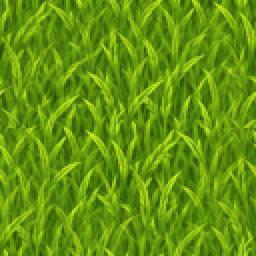
#> input picture scripts/terrain_modern/wheat_young.png, 128 x 128 px (shown 2 times larger)
$ python make_wheat_rows.py
#> lines starting #> are read from the running program, lines starting #| are printed output that depends on the picture
# The wheat sheet's growing stages (row 5: sprouts, young, green) are field
# fills laid over the tilled soil, so they follow its furrows: the same RIDGES
# ridges a tile, with the same wobble as make_furrows.py, so a sown field's
# rows run straight on across every tile.
#   cell (0,5) sprouts: seedlings standing along each ridge
#   cell (1,5) young:   a band of shoots along each ridge, soil between
#   cell (2,5) green:   nearly closed cover, a narrow gap along each trough
# Written into out_wheat.png (128px cells).
import math
import numpy as np
from PIL import Image, ImageDraw

N = 128
RIDGES = 4
SS = 4                                   # supersampling for the seedlings
young = np.asarray(Image.open('wheat_young.png').convert('RGB').resize((N, N), Image.LANCZOS), np.float32)
out = Image.open('out_wheat.png').convert('RGBA')
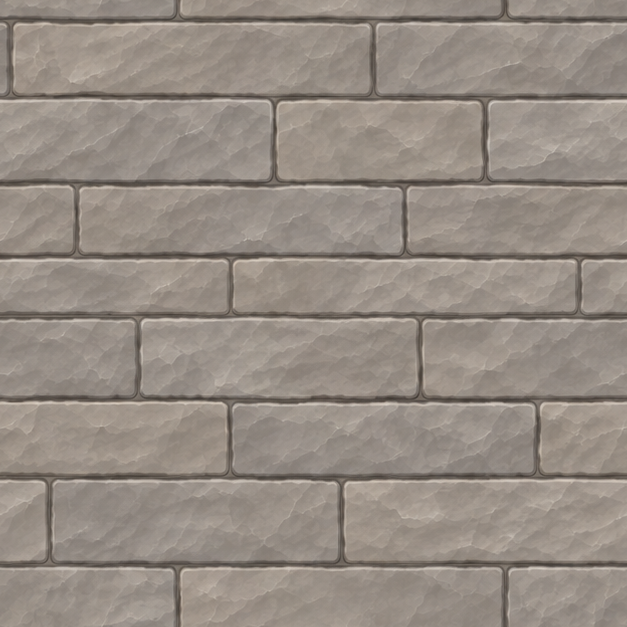
#> input picture scripts/terrain_modern/ashlar_tile.png, 627 x 627 px, given in place of out_wheat.png, which was not available


def wob(x):
    return 1.6 * math.sin(2 * math.pi * x / N) + 0.9 * math.sin(2 * math.pi * 2 * x / N + 1.3)


def ridge_y(k, x):
    # sin(2pi R (y + wob)/N) = 1  ->  y = N/(4R) + k N/R - wob
    return N / (4 * RIDGES) + k * N / RIDGES - wob(x)


def band(half):
    """Alpha of a band of the given half-width round every ridge (wrapping), soft-edged."""
#> called with half = 8.5
    y = np.arange(N)[:, None] + 0.5
    x = np.arange(N)[None, :] + 0.5
    w = 1.6 * np.sin(2 * np.pi * x / N) + 0.9 * np.sin(2 * np.pi * 2 * x / N + 1.3)
    ph = (y + w - N / (4 * RIDGES)) % (N / RIDGES)          # 0 at a ridge top
    d = np.minimum(ph, N / RIDGES - ph)                       # distance to the nearest ridge
    # a ragged edge from the leaves themselves: lighter leaf tips reach further
    lum = young.mean(2)
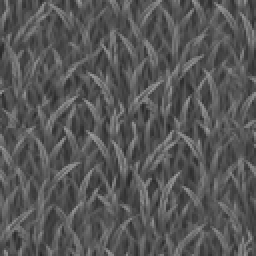
#> lum: shape (128, 128) float32 (shown 2 times larger); min 39.33, max 157, mean 87.1
    reach = half + 3.0 * (lum - lum.mean()) / (lum.std() + 1e-6)
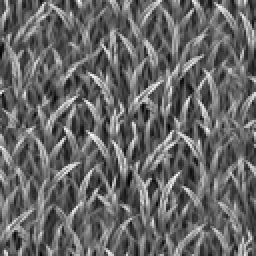
#> reach: shape (128, 128) float32 (shown 2 times larger); min 1.22, max 19.14, mean 8.5; drawn with min black and max white
    return np.clip((reach - d) / 1.5 + 0.5, 0, 1)


def cell_from(alpha):
    rgba = np.concatenate([young, (alpha * 255)[..., None]], axis=2)
    return Image.fromarray(np.clip(rgba, 0, 255).astype(np.uint8), 'RGBA')
#> returned value: PIL image 128x128 RGBA


# young: bands; green: nearly closed
out.paste(cell_from(band(8.5)), (N, 5 * N))
out.paste(cell_from(band(13.5)), (2 * N, 5 * N))

# sprouts: seedlings along each ridge, drawn at SS x and brought down smooth
big = Image.new('RGBA', (N * SS, N * SS), (0, 0, 0, 0))
#> big: PIL image 512x512 RGBA; every value is 0
d = ImageDraw.Draw(big)
greens = [(70, 128, 40), (96, 156, 48), (128, 182, 62), (150, 196, 74)]
for k in range(RIDGES):
    for j in range(8):
        h = ((k * 7 + j * 13) * 2654435761) % 1000 / 1000
        x0 = (j + 0.5) * N / 8 + (h - 0.5) * 6
        y0 = ridge_y(k, x0) + 1.5
        for b in range(4):
            ang = -math.pi / 2 + (b - 1.5) * 0.42 + (h - 0.5) * 0.3
            ln = 5.0 + 3.0 * ((h * 7 + b * 0.37) % 1)
            col = greens[(b + int(h * 4)) % 4]
            for ox in (-N, 0, N):                         # drawn wrapping round the tile
                for oy in (-N, 0, N):
                    xa, ya = (x0 + ox) * SS, (y0 + oy) * SS
                    xb, yb = xa + math.cos(ang) * ln * SS, ya + math.sin(ang) * ln * SS
                    d.line([(xa, ya), (xb, yb)], fill=col + (255,), width=int(1.4 * SS))
sprouts = big.resize((N, N), Image.LANCZOS)
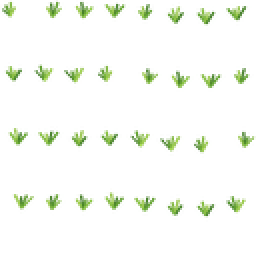
#> sprouts: PIL image 128x128 RGBA (shown 2 times larger); mean R, G, B, A 17.5, 26.6, 7.5, 14.1; transparent parts drawn white
out.paste(sprouts, (0, 5 * N))
out.save('out_wheat.png')
bg = Image.new('RGBA', (N * 3, N * 2), (116, 74, 51, 255))
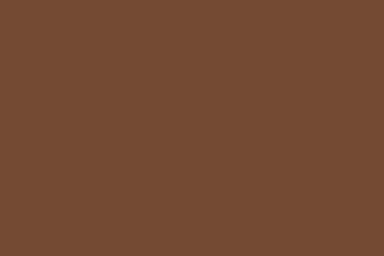
#> bg: PIL image 384x256 RGBA; mean R, G, B, A 116, 74, 51, 255
soil = Image.open('tilled.png').convert('RGBA').resize((N, N))
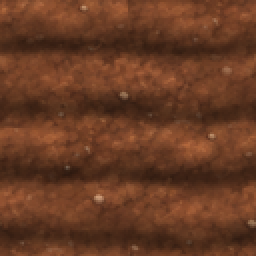
#> input picture scripts/terrain_modern/tilled.png, 128 x 128 px (shown 2 times larger)
for i in range(3):
    for yy in range(2):
        bg.paste(soil, (i * N, yy * N))
        bg.alpha_composite(out.crop((i * N, 5 * N, (i + 1) * N, 6 * N)), (i * N, yy * N))
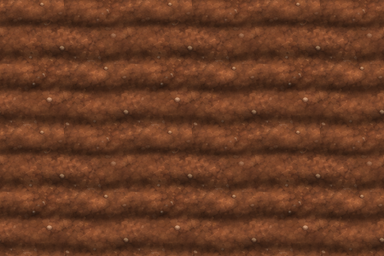
#> bg: PIL image 384x256 RGBA; mean R, G, B, A 103.4, 59.1, 36.1, 255
bg.convert('RGB').resize((N * 6, N * 4)).save('wheat_rows_view.png')
print('ok')
